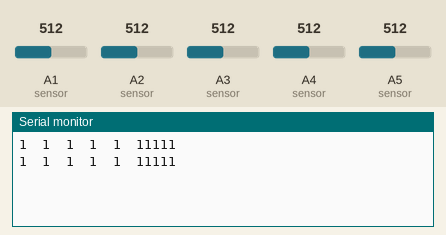
A sketch run on a simulated Arduino Uno, built with avr-gcc and run on an emulated ATmega328P. Parts: the last lines printed to the serial monitor. The inputs (shaded band) are chosen by the test bench; at power-on: A1 (sensor) = 512, A2 (sensor) = 512, A3 (sensor) = 512, A4 (sensor) = 512, A5 (sensor) = 512.

Above: at 1.8 s.
1.9 s: A1 (sensor) set to 490
At 2.8 s:
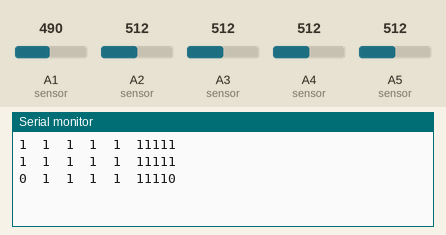
3.4 s: A2 (sensor) set to 490
At 4.7 s:
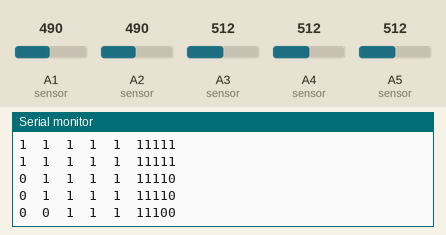
4.9 s: A3 (sensor) set to 490
At 5.6 s:
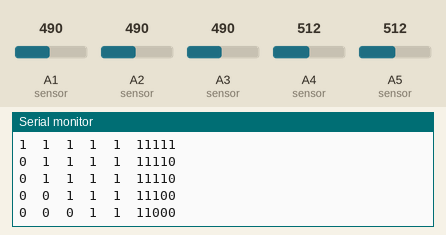
6.4 s: A4 (sensor) set to 490
At 7.7 s:
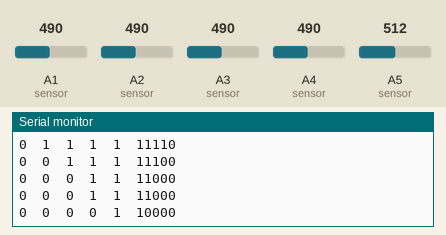
7.9 s: A5 (sensor) set to 490
At 8.8 s:
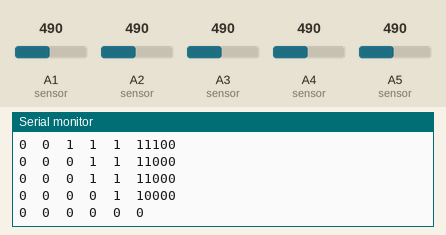
9.4 s: A1 (sensor) set to 510
At 10.8 s:
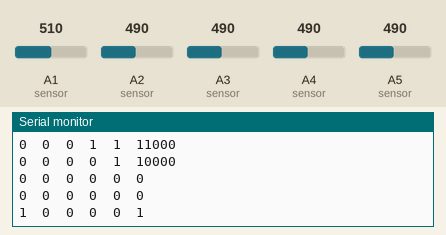
Timing chart, 0 to 11.9 s (numbered marks = the images above; inputs shaded):
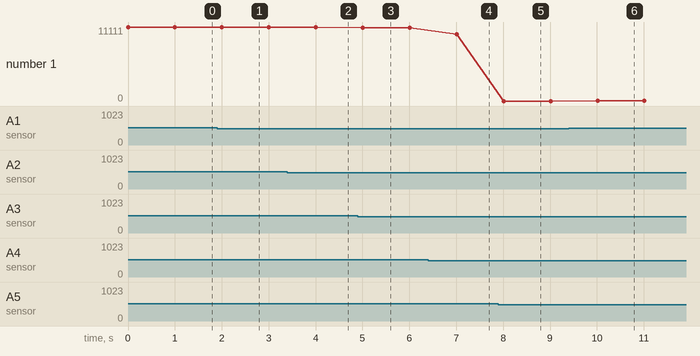

Measured:
- after the input at 1.9 s, the serial monitor: prints a new line after 0.10 s (image 1)
- after the input at 3.4 s, the serial monitor: prints a new line after 0.61 s (image 2)
- after the input at 4.9 s, the serial monitor: prints a new line after 0.11 s (image 3)
- after the input at 6.4 s, the serial monitor: prints a new line after 0.61 s (image 4)
- after the input at 7.9 s, the serial monitor: prints a new line after 0.11 s (image 5)
- after the input at 9.4 s, the serial monitor: prints a new line after 0.61 s (image 6)
- plotted number 1: 11111 → 11110 after the input at 1.9 s, 11110 → 11100 after the input at 3.4 s, 11100 → 11000 after the input at 4.9 s, 11000 → 10000 after the input at 6.4 s

The sketch:

sensor_reading_v1.ino
```cpp
int s1, s2, s3, s4, s5, reading;

void setup() {
  Serial.begin(9600);
  pinMode(A1, INPUT);
  pinMode(A2, INPUT);
  pinMode(A3, INPUT);
  pinMode(A4, INPUT);
  pinMode(A5, INPUT);
}

void loop() {
  sensor(); // Call the sensor function to read and process sensor data
  show();   // Call the show function to display the sensor values and reading
  delay(1000);
}

void sensor() {
  s1 = analogRead(A1);
  s2 = analogRead(A2);
  s3 = analogRead(A3);
  s4 = analogRead(A4);
  s5 = analogRead(A5);

  s1 = (s1 > 500) ? 1 : 0;
  s2 = (s2 > 500) ? 1 : 0;
  s3 = (s3 > 500) ? 1 : 0;
  s4 = (s4 > 500) ? 1 : 0;
  s5 = (s5 > 500) ? 1 : 0;

  reading = s1 + s2 * 2 + s3 * 4 + s4 * 8 + s5 * 16;
}

void show() {
  Serial.print(s1);
  Serial.print("  ");
  Serial.print(s2);
  Serial.print("  ");
  Serial.print(s3);
  Serial.print("  ");
  Serial.print(s4);
  Serial.print("  ");
  Serial.print(s5);
  Serial.print("  ");
  Serial.print(reading, 2);
  Serial.println("  ");
}
```
